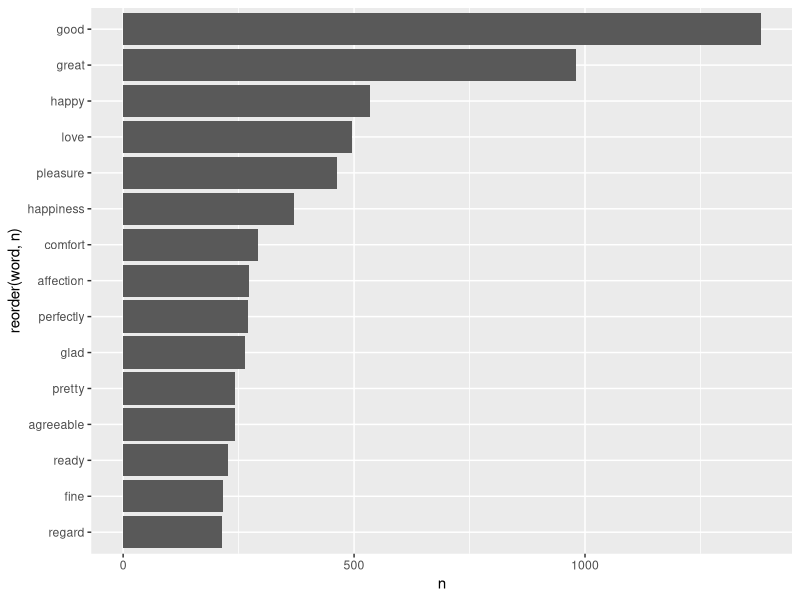

The R script that drew this image:
## ---- chunk 1
knitr::opts_chunk$set(echo = TRUE,
                      message = FALSE,
                      warning = FALSE,
                      error = TRUE)
## ---- chunk 2
library(tidytext)
library(janeaustenr)
library(dplyr)
library(stringr)
library(ggplot2)
## ---- chunk 3
# load materials
original_books <- austen_books() %>%
  group_by(book) %>%
  mutate(line = row_number(),
         chapter = cumsum(str_detect(text, regex("^chapter [\\divxlc]",
                                                 ignore_case = TRUE)))) %>%
  ungroup()
original_books
## ---- chunk 4
tidy_books <- original_books %>%
  unnest_tokens(word, text)
# token = 'regex', pattern = "Chapter|CHAPTER [\\dIVXLC]"
tidy_books
## ---- chunk 5
cleaned_books <- tidy_books %>%
  anti_join(stop_words %>% filter(lexicon == "SMART"),
            by = 'word')
cleaned_books
## ---- chunk 6
#loading required packages
library(dplyr)
library(janeaustenr)
library(tidytext)

book_words <- austen_books() %>%
  unnest_tokens(word, text) %>% #using unnest_tokens to turn sentences from each book into a long list of words for analysis, there are a total of 725,055 rows in this dataset.
    anti_join(stop_words, by = "word") %>% #using dplyr ro get rid of stop words (explain dpyr)
  count(book, word, sort = TRUE) #counting the occurance of each word and sorting them by how often they occur. 

book_words
## ---- chunk 7
tidy_books %>% 
  count(book, word, sort = TRUE) %>% 
  anti_join(stop_words) %>% 
  bind_tf_idf(word, book, n) %>%
  arrange(desc(tf_idf))
## ---- chunk 8
positive <- get_sentiments("bing") %>% 
  filter(sentiment == "positive") # This filters the entire dataset to look for unigrams (single words) that have positive connotations
positive
## ---- chunk 9
cleaned_books %>% 
  semi_join(positive, by = "word") %>%
  count(word, sort = TRUE) %>%
  slice(0:15) %>% 
  ggplot(aes(x = n , y = reorder(word,n))) +
  geom_col()
  
  
